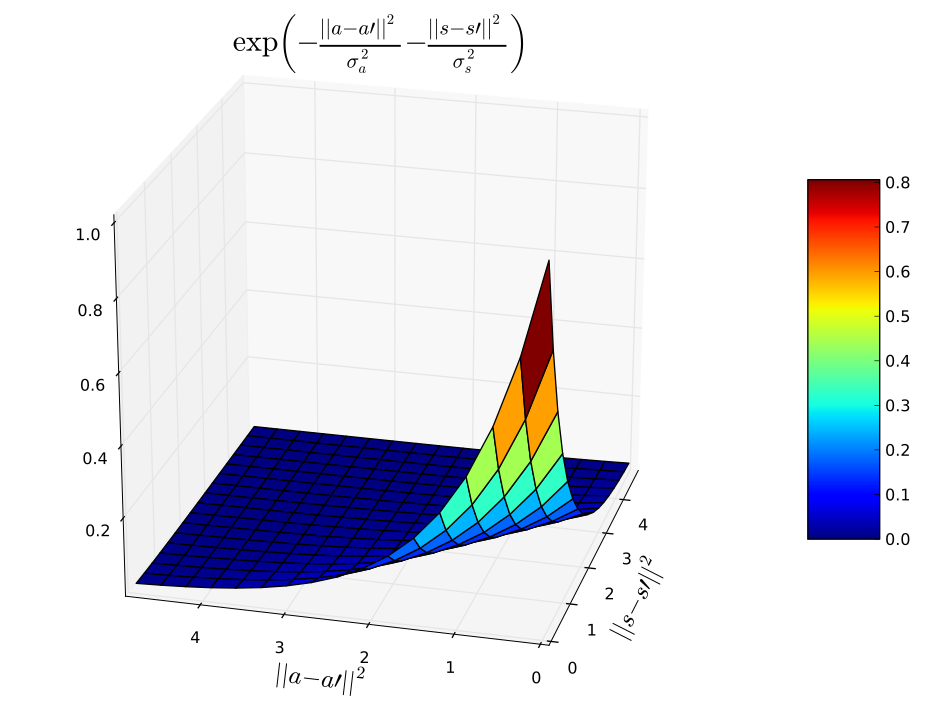

This chart was generated by the following Python code:
#!/usr/bin/env python
# -*- coding: utf-8 -*-

# Copyright (c) 2012 Jérémie DECOCK (http://www.jdhp.org)

import math
import numpy as np
import matplotlib.pyplot as plt

from mpl_toolkits.mplot3d import axes3d
from matplotlib import cm

def main():
    """The main function."""

    # Build data ################

    x = np.arange(0, 5, 0.3)
    y = np.arange(0, 5, 0.3)

    xx, yy = np.meshgrid(x, y)
    z = np.exp( - xx - yy )

    print "xx ="
    print xx
    print "yy ="
    print yy
    print "z ="
    print z

    # Plot data #################

    fig = plt.figure()
    ax = axes3d.Axes3D(fig)

    surf = ax.plot_surface(xx, yy, z, cmap=cm.jet, rstride=1, cstride=1, color='b', shade=True)

    ax.set_xlabel(r"$||s - s'||^2$")
    ax.set_ylabel(r"$||a - a'||^2$")
    ax.set_title(r"$\exp \left( - \frac{||a - a'||^2}{\sigma_a^2} - \frac{||s - s'||^2}{\sigma_s^2} \right)$")

    fig.colorbar(surf, shrink=0.5, aspect=5)

    plt.show()


if __name__ == '__main__':
    main()
